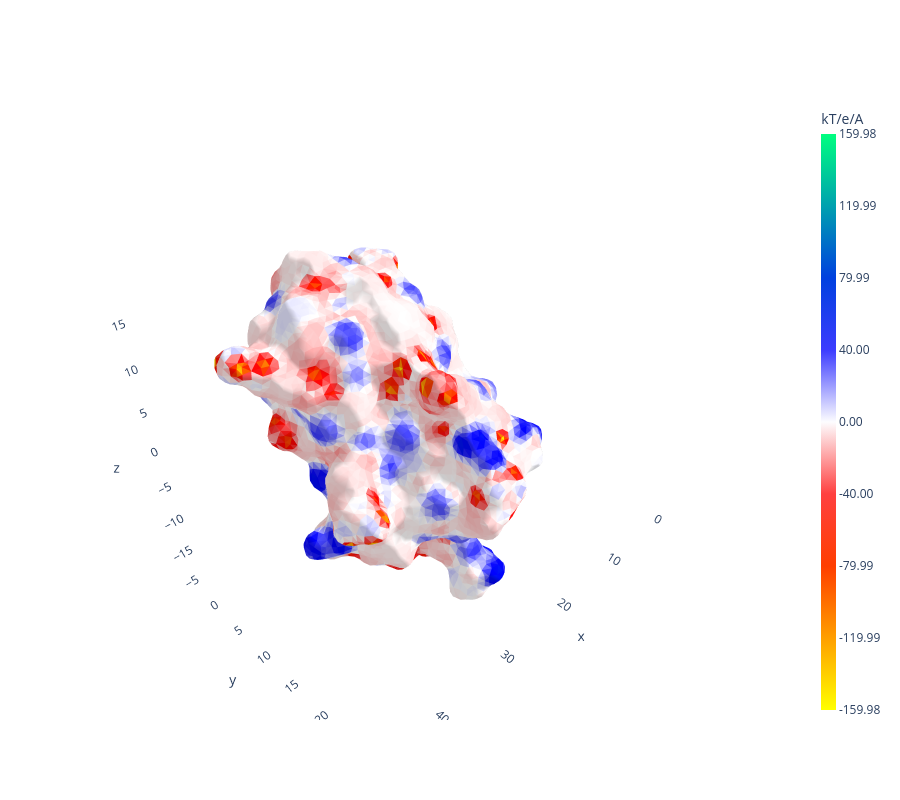

The cell this chart's notebook holds for it:
### Code cell
simulation.plot_surface_values(values='d_phi')

### Figure 1 — Plotly figure (JSON) as saved in the notebook; plotly's stock layout.template omitted (floating-point values rounded to 4 significant figures; data arrays with more than 128 entries replaced by an {"elided": "..."} marker saying what was removed)
{"data": [{"facecolor": {"elided": "11492 str values"}, "i": {"elided": "11492 int values"}, "j": {"elided": "11492 int values"}, "k": {"elided": "11492 int values"}, "name": "", "type": "mesh3d", "x": {"elided": "5748 float values"}, "y": {"elided": "5748 float values"}, "z": {"elided": "5748 float values"}}, {"hoverinfo": "skip", "marker": {"cmax": 160.0, "cmin": -160.0, "color": [-160.0], "colorbar": {"thickness": 15, "ticktext": ["-159.98", "-119.99", "-79.99", "-40.00", "0.00", "40.00", "79.99", "119.99", "159.98"], "tickvals": [-160.0, -120.0, -79.99, -40.0, 0, 40.0, 79.99, 120.0, 160.0], "title": {"text": "kT/e/A"}}, "colorscale": [[0, "rgb(255.0, 255.0, 0.0)"], [0.125, "rgb(255.0, 159.0, 0.0)"], [0.25, "rgb(255.0, 62.0, 0.0)"], [0.375, "rgb(255.0, 64.0, 64.0)"], [0.5, "rgb(253.0, 253.0, 255.0)"], [0.625, "rgb(60.0, 60.0, 255.0)"], [0.75, "rgb(0.0, 64.0, 223.0)"], [0.875, "rgb(0.0, 161.0, 175.0)"], [1, "rgb(0.0, 255.0, 128.0)"]], "showscale": true}, "mode": "markers", "opacity": 0, "scene": "scene", "type": "scatter3d", "x": [0], "y": [0], "z": [0]}], "layout": {"height": 800, "scene": {"aspectmode": "data", "xaxis": {"showbackground": false, "visible": true}, "yaxis": {"showbackground": false, "visible": true}, "zaxis": {"showbackground": false, "visible": true}}, "width": 900}}
